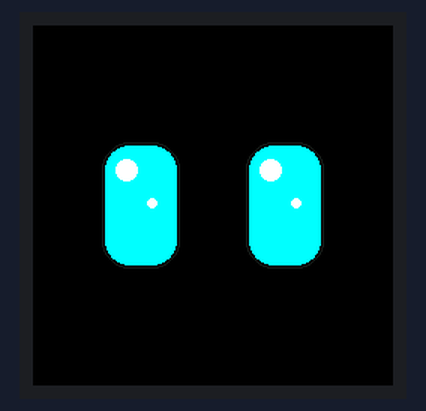
The sketch below on a simulated Arduino Uno, built for the host (arithmetic inside an expression is 32-bit, double 64-bit). Shown: 240×240 colour display. What the sketch prints to the serial monitor is not drawn.

Above: at 0.3 s.

The sketch:

DigitalPet_BigEyes_v1.ino
```cpp
#include <SPI.h>
#include <Adafruit_GFX.h>
#include <Adafruit_ST7789.h>

// ESP32-S3 N16R8
#define TFT_SCLK 12
#define TFT_MOSI 11
#define TFT_RST  8
#define TFT_DC   10
#define TFT_CS   -1

// RGB565 colors
#define BG_COLOR       0x0000
#define EYE_COLOR      0x07FF
#define EYE_OUTLINE    0x18E3
#define EYE_HIGHLIGHT  0xFFFF

Adafruit_ST7789 tft = Adafruit_ST7789(
  &SPI, TFT_CS, TFT_DC, TFT_RST
);

void drawBigEye(int x, int y) {
  // Eye outline
  tft.drawRoundRect(
    x - 2, y - 2, 52, 84, 18, EYE_OUTLINE
  );

  // Main eye shape
  tft.fillRoundRect(
    x, y, 48, 80, 16, EYE_COLOR
  );

  // Light reflections
  tft.fillCircle(
    x + 14, y + 16, 7, EYE_HIGHLIGHT
  );

  tft.fillCircle(
    x + 31, y + 38, 3, EYE_HIGHLIGHT
  );
}

void setup() {
  Serial.begin(115200);

  SPI.begin(TFT_SCLK, -1, TFT_MOSI, TFT_CS);

  // Known-good display configuration
  tft.init(240, 240, SPI_MODE3);
  tft.setRotation(2);

  tft.fillScreen(BG_COLOR);

  // Left eye
  drawBigEye(48, 80);

  // Right eye
  drawBigEye(144, 80);

  Serial.println("BIG EYES DISPLAYED!");
}

void loop() {
}
```
